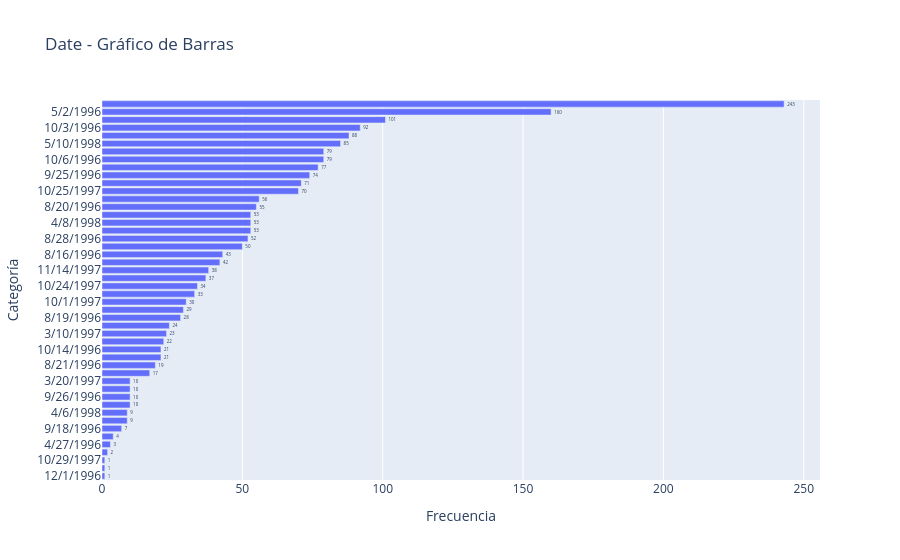
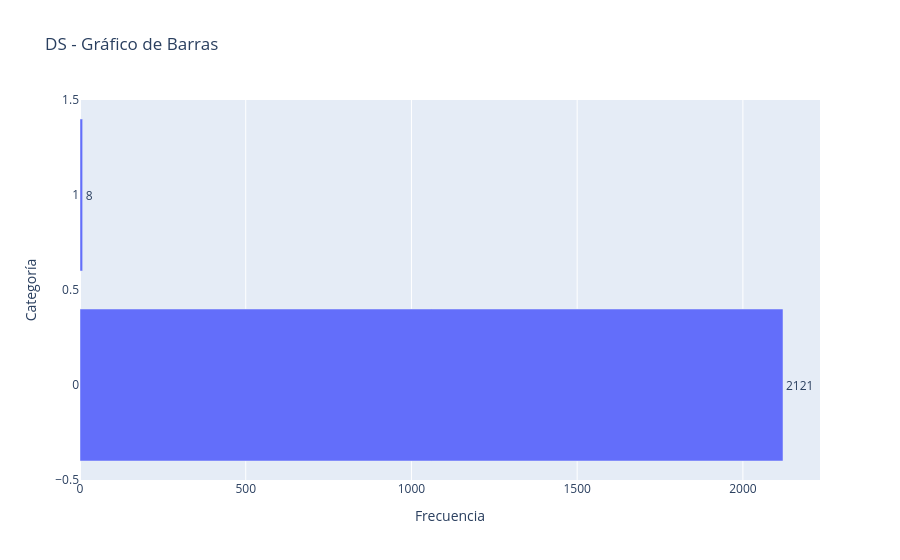
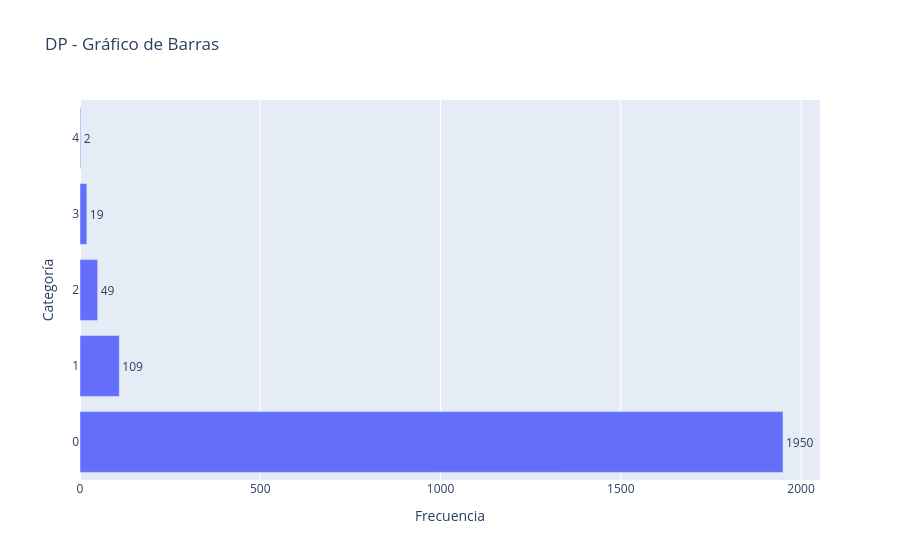
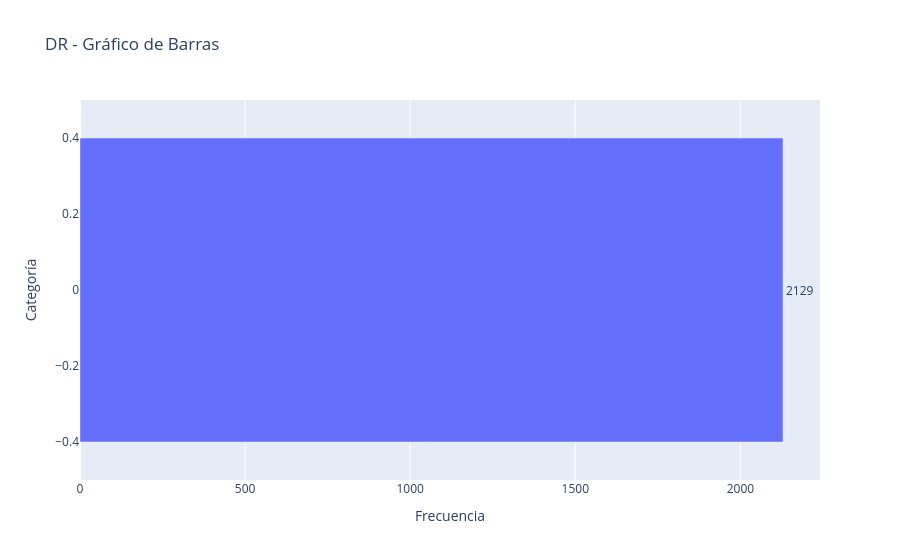

The code cell stored with these charts, in order, in its notebook:
### Markdown cell above
### Gráficos de barras

### Code cell
from ctg_viz.plots.barplots import plot_barplot

plot_barplot(df[vard], asc=True)

### Figure 1 — Plotly figure (JSON) as saved in the notebook; plotly's stock layout.template omitted (floating-point values rounded to 4 significant figures)
{"data": [{"hovertemplate": "Count=%{text}<br>Category=%{y}<extra></extra>", "legendgroup": "", "marker": {"color": "#636efa", "pattern": {"shape": ""}}, "name": "", "orientation": "h", "showlegend": false, "text": [1.0, 1.0, 1.0, 2.0, 3.0, 4.0, 7.0, 9.0, 9.0, 10.0, 10.0, 10.0, 10.0, 17.0, 19.0, 21.0, 21.0, 22.0, 23.0, 24.0, 28.0, 29.0, 30.0, 33.0, 34.0, 37.0, 38.0, 42.0, 43.0, 50.0, 52.0, 53.0, 53.0, 53.0, 55.0, 56.0, 70.0, 71.0, 74.0, 77.0, 79.0, 79.0, 85.0, 88.0, 92.0, 101.0, 160.0, 243.0], "textposition": "outside", "type": "bar", "x": [1, 1, 1, 2, 3, 4, 7, 9, 9, 10, 10, 10, 10, 17, 19, 21, 21, 22, 23, 24, 28, 29, 30, 33, 34, 37, 38, 42, 43, 50, 52, 53, 53, 53, 55, 56, 70, 71, 74, 77, 79, 79, 85, 88, 92, 101, 160, 243], "xaxis": "x", "y": ["12/1/1996", "3/13/1996", "10/29/1997", "3/10/1995", "4/27/1996", "7/17/1996", "9/18/1996", "3/19/1996", "4/6/1998", "12/23/1996", "9/26/1996", "2/20/1996", "3/20/1997", "9/10/1997", "8/21/1996", "1/2/1997", "10/14/1996", "8/31/1996", "3/10/1997", "9/20/1996", "8/19/1996", "3/23/1998", "10/1/1997", "12/20/1997", "10/24/1997", "9/23/1996", "11/14/1997", "7/16/1996", "8/16/1996", "12/9/1996", "8/28/1996", "5/6/1996", "4/8/1998", "11/26/1997", "8/20/1996", "1/4/1980", "10/25/1997", "1/8/1995", "9/25/1996", "6/6/1998", "10/6/1996", "5/1/1996", "5/10/1998", "5/3/1996", "10/3/1996", "7/18/1996", "5/2/1996", "2/22/1995"], "yaxis": "y"}], "layout": {"barmode": "relative", "legend": {"tracegroupgap": 0}, "title": {"text": "Date - Gráfico de Barras"}, "xaxis": {"anchor": "y", "domain": [0, 1], "title": {"text": "Frecuencia"}}, "yaxis": {"anchor": "x", "domain": [0, 1], "title": {"text": "Categoría"}}}}

### Figure 2 — Plotly figure (JSON) as saved in the notebook; plotly's stock layout.template omitted (floating-point values rounded to 4 significant figures)
{"data": [{"hovertemplate": "Count=%{text}<br>Category=%{y}<extra></extra>", "legendgroup": "", "marker": {"color": "#636efa", "pattern": {"shape": ""}}, "name": "", "orientation": "h", "showlegend": false, "text": [8.0, 2121.0], "textposition": "outside", "type": "bar", "x": [8, 2121], "xaxis": "x", "y": [1.0, 0.0], "yaxis": "y"}], "layout": {"barmode": "relative", "legend": {"tracegroupgap": 0}, "title": {"text": "DS - Gráfico de Barras"}, "xaxis": {"anchor": "y", "domain": [0, 1], "title": {"text": "Frecuencia"}}, "yaxis": {"anchor": "x", "domain": [0, 1], "title": {"text": "Categoría"}}}}

### Figure 3 — Plotly figure (JSON) as saved in the notebook; plotly's stock layout.template omitted (floating-point values rounded to 4 significant figures)
{"data": [{"hovertemplate": "Count=%{text}<br>Category=%{y}<extra></extra>", "legendgroup": "", "marker": {"color": "#636efa", "pattern": {"shape": ""}}, "name": "", "orientation": "h", "showlegend": false, "text": [2.0, 19.0, 49.0, 109.0, 1950.0], "textposition": "outside", "type": "bar", "x": [2, 19, 49, 109, 1950], "xaxis": "x", "y": [4.0, 3.0, 2.0, 1.0, 0.0], "yaxis": "y"}], "layout": {"barmode": "relative", "legend": {"tracegroupgap": 0}, "title": {"text": "DP - Gráfico de Barras"}, "xaxis": {"anchor": "y", "domain": [0, 1], "title": {"text": "Frecuencia"}}, "yaxis": {"anchor": "x", "domain": [0, 1], "title": {"text": "Categoría"}}}}

### Figure 4 — Plotly figure (JSON) as saved in the notebook; plotly's stock layout.template omitted (floating-point values rounded to 4 significant figures)
{"data": [{"hovertemplate": "Count=%{text}<br>Category=%{y}<extra></extra>", "legendgroup": "", "marker": {"color": "#636efa", "pattern": {"shape": ""}}, "name": "", "orientation": "h", "showlegend": false, "text": [2129.0], "textposition": "outside", "type": "bar", "x": [2129], "xaxis": "x", "y": [0.0], "yaxis": "y"}], "layout": {"barmode": "relative", "legend": {"tracegroupgap": 0}, "title": {"text": "DR - Gráfico de Barras"}, "xaxis": {"anchor": "y", "domain": [0, 1], "title": {"text": "Frecuencia"}}, "yaxis": {"anchor": "x", "domain": [0, 1], "title": {"text": "Categoría"}}}}
